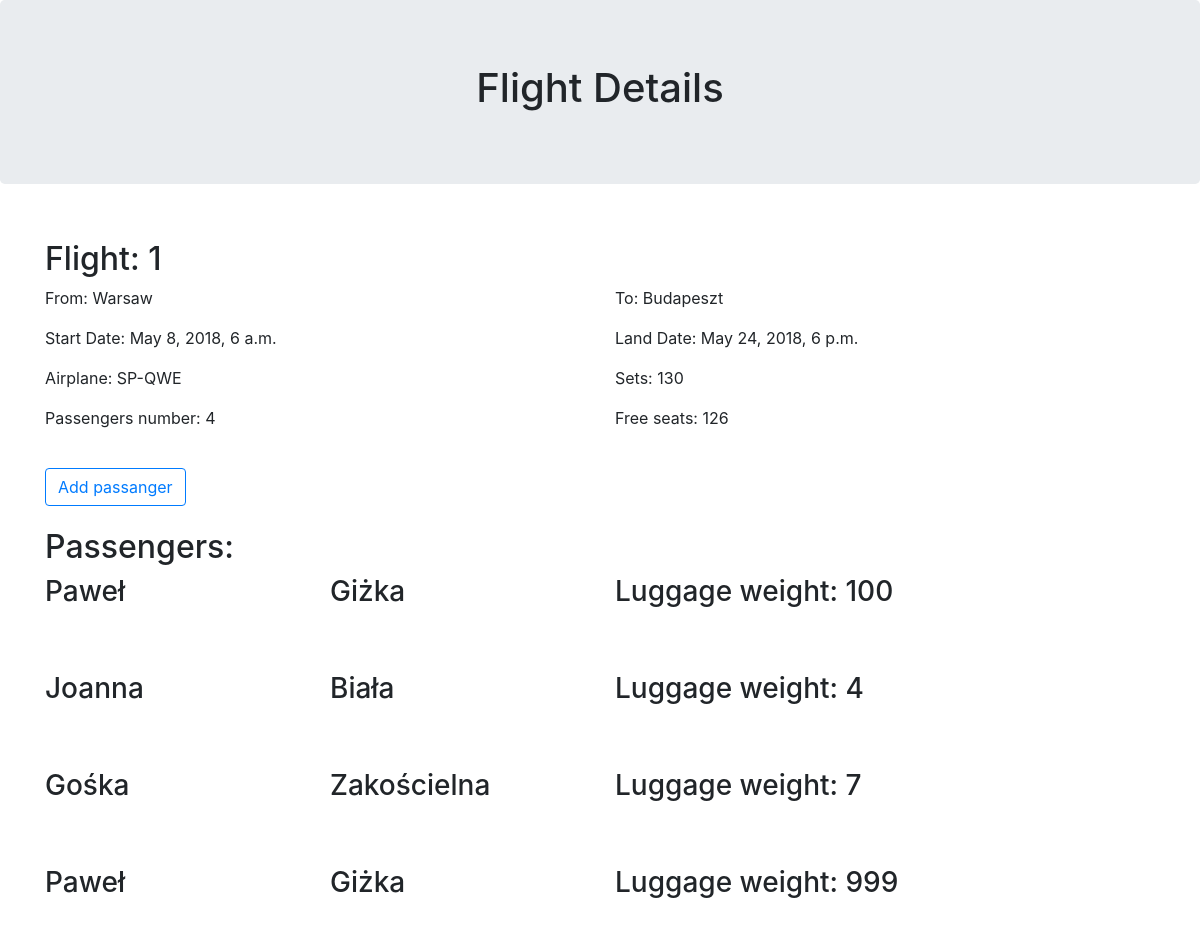
Page /airlinemanager/flights/1 on the committed database.
### flightmanager/models.py (models this page shows)
class Flight(models.Model):
    start_date = models.DateTimeField()
    land_date = models.DateTimeField()
    start_airport = models.CharField(max_length=20)
    land_airport = models.CharField(max_length=20)
    airplane = models.ForeignKey(Airplane, on_delete=models.CASCADE)

class Airplane(models.Model):
    registration_number = models.CharField(max_length=10)
    seat_number = models.IntegerField()

class Ticket(models.Model):
    flight = models.ForeignKey(Flight, on_delete=models.CASCADE)
    passanger = models.ForeignKey(Passanger, on_delete=models.CASCADE)
    luggage_weight = models.IntegerField()

class Passanger(models.Model):
    name = models.CharField(max_length=50)
    surname = models.CharField(max_length=50)

### flightmanager/views.py (the view)
# urls.py: path('flights/<int:flight_id>', views.flight_details, name='flight_details'),
def flight_details(request, flight_id):
    flight = get_object_or_404(Flight, pk=flight_id)
    free_seats = flight.airplane.seat_number - flight.ticket_set.count()
    tickets = flight.ticket_set.all()
    return render(request, 'flightmanager/flight_details.html', {'flight': flight, 'free_seats': free_seats, 'ticekts': tickets})

### flightmanager/templates/flightmanager/flight_details.html (shortened to what this page needs)
<!DOCTYPE html>
<html lang="en">
<head>
  <link rel="stylesheet" href="https://maxcdn.bootstrapcdn.com/bootstrap/4.1.0/css/bootstrap.min.css">
</head>
<body>
<div class="jumbotron text-center">
  <h1>Flight Details</h1>
</div>
<div class="container" style="margin-top: 3%">
    <div style="margin-top: 5%">
        <div class="row">
          <div class="col-sm-6">
            <h2>Flight: {{ flight.id }}</h2>
          </div>
        </div>
        <div class="row">
            <div class="col-sm-6">
                <p>From: {{ flight.start_airport }}</p>
                <p>Start Date: {{ flight.start_date }}</p>
            </div>
            <div class="col-sm-6">
                <p>To: {{ flight.land_airport }}</p>
                <p>Land Date: {{ flight.land_date }}</p>
            </div>
        </div>
        <div class="row">
            <div class="col-sm-6">
                <p>Airplane: {{ flight.airplane.registration_number }}</p>
            </div>
            <div class="col-sm-6">
                <p>Sets: {{ flight.airplane.seat_number }}</p>
            </div>
        </div>
        <div class="row">
            <div class="col-sm-6">
                <p>Passengers number: {{ flight.ticket_set.count }}</p>
            </div>
            <div class="col-sm-6">
                <p>Free seats: {{ free_seats }}</p>
            </div>
        </div>
    </div>
    <button type="button" onclick="location.href='{% url 'flightmanager:add_passanger_form' flight.id %}' "
            style="margin-top: 2%" class="btn btn-outline-primary">Add passanger</button>
    <h2 style="margin-top: 2%">Passengers:</h2>
    {% for ticket in ticekts %}
    <div style="margin-bottom: 5%">
        <div class="row">
            <div class="col-sm-3">
                <h3>{{ ticket.passanger.name }}</h3>
            </div>
            <div class="col-sm-3">
                <h3>{{ ticket.passanger.surname }}</h3>
            </div>
            <div class="col-sm-6">
                <h3>Luggage weight: {{ ticket.luggage_weight }}</h3>
            </div>
        </div>
    </div>
    {% endfor %}
</div>
</body>
</html>

### rows in the picture
Flight: id "1", start_airport "Warsaw", start_date "May 8, 2018, 6 a.m.", land_airport "Budapeszt", land_date "May 24, 2018, 6 p.m.", airplane.registration_number "SP-QWE", airplane.seat_number "130", ticket_set.count "4"
Ticket: passanger.name "Paweł", passanger.surname "Giżka", luggage_weight "100"
Ticket: passanger.name "Joanna", passanger.surname "Biała", luggage_weight "4"
Ticket: passanger.name "Gośka", passanger.surname "Zakościelna", luggage_weight "7"
Ticket: passanger.name "Paweł", passanger.surname "Giżka", luggage_weight "999"

### other values in the picture
{{ free_seats }} "126"
